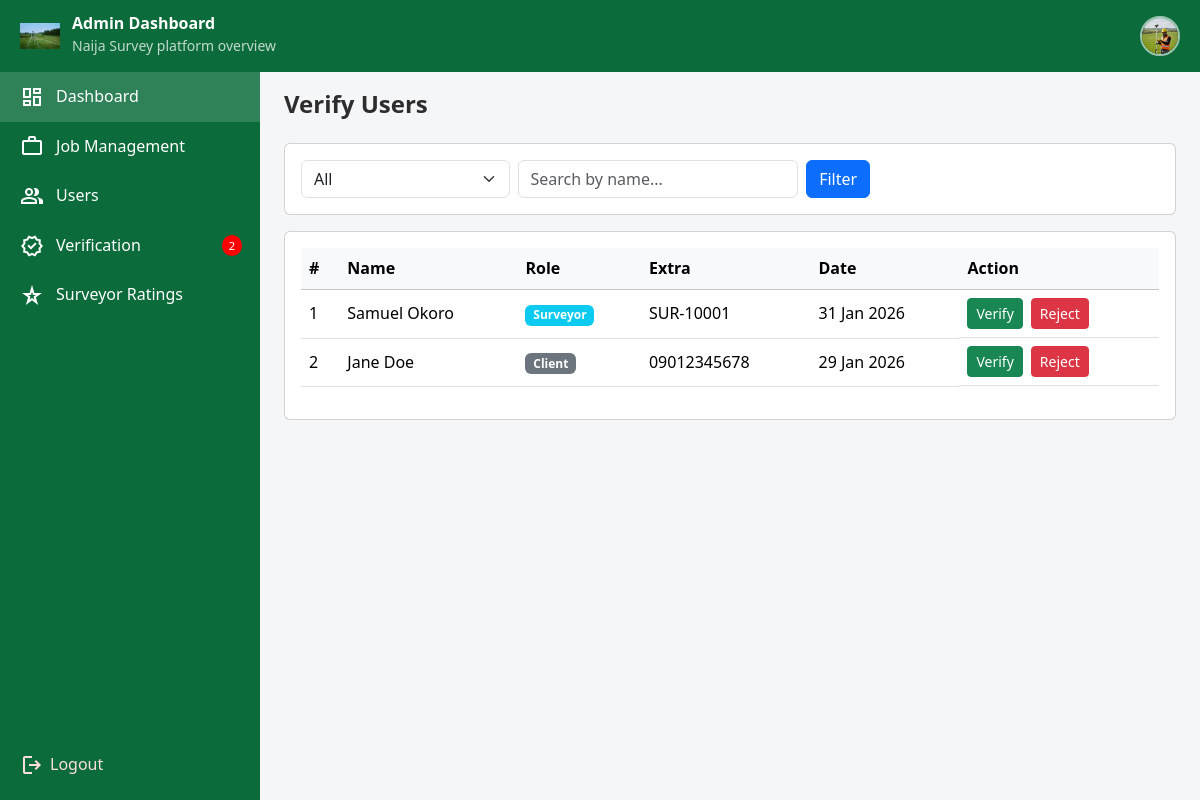
Screenshot of /Admin/verification.php (signed in) with the database file from the repository.
### tables this page shows
CREATE TABLE IF NOT EXISTS `surveyors_profile` (
  `id` int NOT NULL AUTO_INCREMENT,
  `account_id` int NOT NULL,
  `first_name` varchar(100) NOT NULL,
  `surname` varchar(100) NOT NULL,
  `other_names` varchar(100) DEFAULT NULL,
  `phone_number` varchar(20) NOT NULL,
  `whatsapp_number` varchar(20) NOT NULL,
  `years_of_experience` int NOT NULL,
  `bio` text NOT NULL,
  `state` varchar(100) NOT NULL,
  `lga` varchar(100) NOT NULL,
  `address` text NOT NULL,
  `profile_image` varchar(255) NOT NULL,
  `id_type` varchar(50) NOT NULL,
  `id_document` varchar(255) NOT NULL,
  `surcon_number` varchar(50) NOT NULL,
  `specialization` enum('Land & Boundary Survey','Engineering Survey','Topographic Survey','Cadastral Survey','Hydrographic Survey','GIS Survey') NOT NULL,
  `verification_status` enum('pending','verified','rejected') NOT NULL DEFAULT 'pending',
  `verified_at` datetime NOT NULL DEFAULT CURRENT_TIMESTAMP,
  `created_at` datetime NOT NULL DEFAULT CURRENT_TIMESTAMP,
  `updated_at` datetime NOT NULL DEFAULT CURRENT_TIMESTAMP ON UPDATE CURRENT_TIMESTAMP,
  `rating` decimal(2,1) NOT NULL DEFAULT '0.0',
  `reviews_count` int NOT NULL DEFAULT '0',
  PRIMARY KEY (`id`),
  KEY `fk_surveyor_user` (`account_id`)
);

CREATE TABLE IF NOT EXISTS `clients_profile` (
  `id` int NOT NULL AUTO_INCREMENT,
  `account_id` int NOT NULL,
  `first_name` varchar(100) NOT NULL,
  `surname` varchar(100) NOT NULL,
  `other_names` varchar(100) DEFAULT NULL,
  `phone_number` varchar(20) NOT NULL,
  `whatsapp_number` varchar(20) NOT NULL,
  `bio` text NOT NULL,
  `state` varchar(100) NOT NULL,
  `lga` varchar(100) NOT NULL,
  `address` text NOT NULL,
  `profile_image` varchar(255) NOT NULL,
  `id_type` varchar(50) NOT NULL,
  `id_document` varchar(255) NOT NULL,
  `verification_status` enum('pending','verified','rejected') NOT NULL DEFAULT 'pending',
  `verified_at` datetime NOT NULL DEFAULT CURRENT_TIMESTAMP,
  `created_at` datetime NOT NULL DEFAULT CURRENT_TIMESTAMP,
  `updated_at` datetime NOT NULL DEFAULT CURRENT_TIMESTAMP ON UPDATE CURRENT_TIMESTAMP,
  PRIMARY KEY (`id`),
  KEY `fk_client_user` (`account_id`)
);

### Admin/verification.php (the view, shortened to what this page needs)
<?php
require_once "../config/db-connect.php";
$type   = $_GET['type']   ?? 'all';
$search = trim($_GET['search'] ?? "");
$users = [];
if ($type === 'all' || $type === 'client') {
    $sql = "
        SELECT
            id,
            first_name,
            surname,
            phone_number AS extra,
            'client' AS role,
            created_at
        FROM clients_profile
        WHERE verification_status = 'pending'
    ";
    $params = [];
    $stmt = $pdo->prepare($sql);
    $stmt->execute($params);
    $users = array_merge($users, $stmt->fetchAll(PDO::FETCH_ASSOC));
}
if ($type === 'all' || $type === 'surveyor') {
    $sql = "
        SELECT
            id,
            first_name,
            surname,
            surcon_number AS extra,
            'surveyor' AS role,
            created_at
        FROM surveyors_profile
        WHERE verification_status = 'pending'
    ";
    $params = [];
    $stmt = $pdo->prepare($sql);
    $stmt->execute($params);
    $users = array_merge($users, $stmt->fetchAll(PDO::FETCH_ASSOC));
}
usort($users, fn($a, $b) => strtotime($b['created_at']) - strtotime($a['created_at']));
?>
<!DOCTYPE html>
<html lang="en">
<head>
<link href="https://cdn.jsdelivr.net/npm/bootstrap@5.3.3/dist/css/bootstrap.min.css" rel="stylesheet">
<link rel="stylesheet" href="../assets/css/style.css">
</head>
<body>
<?php include "../components/nav.php"; ?>
<?php include "../components/admin-sidebar.php"; ?>
<div class="container-fluid px-4 main">
  <h4 class="fw-bold mb-4">Verify Users</h4>
  <div class="card mb-3">
    <div class="card-body">
      <form method="get" class="row g-2 align-items-center">
        <div class="col-md-3">
          <select name="type" class="form-select">
            <option value="all"      <?php if($type==='all') echo 'selected'; ?>>All</option>
          </select>
        </div>
        <div class="col-md-4">
          <input
            type="text"
            name="search"
            class="form-control"
            placeholder="Search by name..."
            value="<?php echo htmlspecialchars($search); ?>"
          >
        </div>
        <div class="col-md-auto">
          <button class="btn btn-primary">Filter</button>
        </div>
      </form>
    </div>
  </div>
  <div class="card">
    <div class="card-body table-responsive">
      <table class="table table-hover align-middle">
        <thead class="table-light">
          <tr>
            <th>#</th>
            <th>Name</th>
            <th>Role</th>
            <th>Extra</th>
            <th>Date</th>
            <th>Action</th>
          </tr>
        </thead>
        <tbody>
          <?php if (empty($users)): ?>
            <tr>
              <td colspan="6" class="text-center text-muted">No pending users</td>
            </tr>
          <?php else: ?>
            <?php foreach ($users as $i => $u): ?>
              <tr>
                <td><?php echo $i + 1; ?></td>
                <td><?php echo htmlspecialchars($u['first_name'].' '.$u['surname']); ?></td>
                <td>
                  <span class="badge bg-<?php echo $u['role']==='surveyor'?'info':'secondary'; ?>">
                    <?php echo ucfirst($u['role']); ?>
                  </span>
                </td>
                <td><?php echo htmlspecialchars($u['extra']); ?></td>
                <td><?php echo date("d M Y", strtotime($u['created_at'])); ?></td>
                <td class="d-flex gap-2">
                  <form method="post" action="processes/verify-user.php">
                    <button class="btn btn-sm btn-success">Verify</button>
                  </form>
                  <form method="post" action="processes/verify-user.php"
                        onsubmit="return confirm('Reject this user?');">
                    <button class="btn btn-sm btn-danger">Reject</button>
                  </form>
                </td>
              </tr>
            <?php endforeach; ?>
          <?php endif; ?>
        </tbody>
      </table>
    </div>
  </div>
</div>
</body>
</html>

### rows the page displays
surveyors_profile: first_name+surname "Samuel Okoro", role "Surveyor", surcon_number "SUR-10001", created_at "31 Jan 2026"
clients_profile: first_name+surname "Jane Doe", role "Client", phone_number "09012345678", created_at "29 Jan 2026"

### other values shown
$totalPendingVerifications "2"
